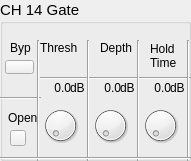
  <widget class="QGroupBox" name="groupBox_13">
   <property name="geometry">
    <rect>
     <x>290</x>
     <y>520</y>
     <width>191</width>
     <height>161</height>
    </rect>
   </property>
   <property name="font">
    <font>
     <pointsize>11</pointsize>
    </font>
   </property>
   <property name="title">
    <string>CH 14 Gate</string>
   </property>
   <widget class="QLabel" name="label_133">
    <property name="geometry">
     <rect>
      <x>10</x>
      <y>40</y>
      <width>21</width>
      <height>16</height>
     </rect>
    </property>
    <property name="font">
     <font>
      <pointsize>9</pointsize>
     </font>
    </property>
    <property name="text">
     <string>Byp</string>
    </property>
   </widget>
   <widget class="QLabel" name="label_134">
    <property name="geometry">
     <rect>
      <x>40</x>
      <y>40</y>
      <width>41</width>
      <height>16</height>
     </rect>
    </property>
    <property name="font">
     <font>
      <pointsize>9</pointsize>
     </font>
    </property>
    <property name="text">
     <string>Thresh</string>
    </property>
   </widget>
   <widget class="QLabel" name="label_135">
    <property name="geometry">
     <rect>
      <x>100</x>
      <y>40</y>
      <width>41</width>
      <height>16</height>
     </rect>
    </property>
    <property name="font">
     <font>
      <pointsize>9</pointsize>
     </font>
    </property>
    <property name="text">
     <string>Depth</string>
    </property>
   </widget>
   <widget class="QLabel" name="label_136">
    <property name="geometry">
     <rect>
      <x>150</x>
      <y>40</y>
      <width>31</width>
      <height>31</height>
     </rect>
    </property>
    <property name="font">
     <font>
      <pointsize>9</pointsize>
     </font>
    </property>
    <property name="text">
     <string>Hold
Time</string>
    </property>
   </widget>
   <widget class="Line" name="line_85">
    <property name="geometry">
     <rect>
      <x>40</x>
      <y>70</y>
      <width>151</width>
      <height>16</height>
     </rect>
    </property>
    <property name="orientation">
     <enum>Qt::Horizontal</enum>
    </property>
   </widget>
   <widget class="Line" name="line_86">
    <property name="geometry">
     <rect>
      <x>0</x>
      <y>90</y>
      <width>41</width>
      <height>16</height>
     </rect>
    </property>
    <property name="orientation">
     <enum>Qt::Horizontal</enum>
    </property>
   </widget>
   <widget class="Line" name="line_87">
    <property name="geometry">
     <rect>
      <x>30</x>
      <y>40</y>
      <width>16</width>
      <height>121</height>
     </rect>
    </property>
    <property name="orientation">
     <enum>Qt::Vertical</enum>
    </property>
   </widget>
   <widget class="Line" name="line_88">
    <property name="geometry">
     <rect>
      <x>80</x>
      <y>40</y>
      <width>16</width>
      <height>121</height>
     </rect>
    </property>
    <property name="orientation">
     <enum>Qt::Vertical</enum>
    </property>
   </widget>
   <widget class="Line" name="line_89">
    <property name="geometry">
     <rect>
      <x>130</x>
      <y>40</y>
      <width>16</width>
      <height>121</height>
     </rect>
    </property>
    <property name="orientation">
     <enum>Qt::Vertical</enum>
    </property>
   </widget>
   <widget class="Line" name="line_90">
    <property name="geometry">
     <rect>
      <x>180</x>
      <y>40</y>
      <width>16</width>
      <height>121</height>
     </rect>
    </property>
    <property name="orientation">
     <enum>Qt::Vertical</enum>
    </property>
   </widget>
   <widget class="OIDDial" name="dial_37">
    <property name="geometry">
     <rect>
      <x>40</x>
      <y>100</y>
      <width>41</width>
      <height>51</height>
     </rect>
    </property>
   </widget>
   <widget class="OIDDial" name="dial_38">
    <property name="geometry">
     <rect>
      <x>90</x>
      <y>100</y>
      <width>41</width>
      <height>51</height>
     </rect>
    </property>
   </widget>
   <widget class="OIDDial" name="dial_39">
    <property name="geometry">
     <rect>
      <x>140</x>
      <y>100</y>
      <width>41</width>
      <height>51</height>
     </rect>
    </property>
   </widget>
   <widget class="Line" name="line_91">
    <property name="geometry">
     <rect>
      <x>0</x>
      <y>150</y>
      <width>191</width>
      <height>16</height>
     </rect>
    </property>
    <property name="orientation">
     <enum>Qt::Horizontal</enum>
    </property>
   </widget>
   <widget class="QLabel" name="label_137">
    <property name="geometry">
     <rect>
      <x>70</x>
      <y>80</y>
      <width>16</width>
      <height>16</height>
     </rect>
    </property>
    <property name="font">
     <font>
      <pointsize>9</pointsize>
     </font>
    </property>
    <property name="text">
     <string>dB</string>
    </property>
   </widget>
   <widget class="QLabel" name="label_138">
    <property name="geometry">
     <rect>
      <x>120</x>
      <y>80</y>
      <width>16</width>
      <height>16</height>
     </rect>
    </property>
    <property name="font">
     <font>
      <pointsize>9</pointsize>
     </font>
    </property>
    <property name="text">
     <string>dB</string>
    </property>
   </widget>
   <widget class="QLabel" name="label_139">
    <property name="geometry">
     <rect>
      <x>170</x>
      <y>80</y>
      <width>16</width>
      <height>16</height>
     </rect>
    </property>
    <property name="font">
     <font>
      <pointsize>9</pointsize>
     </font>
    </property>
    <property name="text">
     <string>dB</string>
    </property>
   </widget>
   <widget class="QLabel" name="ls40">
    <property name="geometry">
     <rect>
      <x>40</x>
      <y>80</y>
      <width>31</width>
      <height>16</height>
     </rect>
    </property>
    <property name="font">
     <font>
      <pointsize>9</pointsize>
     </font>
    </property>
    <property name="text">
     <string>0.0</string>
    </property>
    <property name="alignment">
     <set>Qt::AlignRight|Qt::AlignTrailing|Qt::AlignVCenter</set>
    </property>
   </widget>
   <widget class="QLabel" name="ls41">
    <property name="geometry">
     <rect>
      <x>90</x>
      <y>80</y>
      <width>31</width>
      <height>16</height>
     </rect>
    </property>
    <property name="font">
     <font>
      <pointsize>9</pointsize>
     </font>
    </property>
    <property name="text">
     <string>0.0</string>
    </property>
    <property name="alignment">
     <set>Qt::AlignRight|Qt::AlignTrailing|Qt::AlignVCenter</set>
    </property>
   </widget>
   <widget class="QLabel" name="ls42">
    <property name="geometry">
     <rect>
      <x>140</x>
      <y>80</y>
      <width>31</width>
      <height>16</height>
     </rect>
    </property>
    <property name="font">
     <font>
      <pointsize>9</pointsize>
     </font>
    </property>
    <property name="text">
     <string>0.0</string>
    </property>
    <property name="alignment">
     <set>Qt::AlignRight|Qt::AlignTrailing|Qt::AlignVCenter</set>
    </property>
   </widget>
   <widget class="QLabel" name="label_143">
    <property name="geometry">
     <rect>
      <x>8</x>
      <y>110</y>
      <width>31</width>
      <height>16</height>
     </rect>
    </property>
    <property name="font">
     <font>
      <pointsize>9</pointsize>
     </font>
    </property>
    <property name="text">
     <string>Open</string>
    </property>
   </widget>
   <widget class="OIDStatePushBtn" name="bypass14">
    <property name="geometry">
     <rect>
      <x>5</x>
      <y>60</y>
      <width>29</width>
      <height>14</height>
     </rect>
    </property>
    <property name="text">
     <string/>
    </property>
    <property name="checkable">
     <bool>true</bool>
    </property>
   </widget>
   <widget class="OIDStatus" name="btnOpen_14">
    <property name="enabled">
     <bool>true</bool>
    </property>
    <property name="geometry">
     <rect>
      <x>10</x>
      <y>130</y>
      <width>16</width>
      <height>16</height>
     </rect>
    </property>
    <property name="text">
     <string/>
    </property>
    <property name="checkable">
     <bool>false</bool>
    </property>
   </widget>
  </widget>
